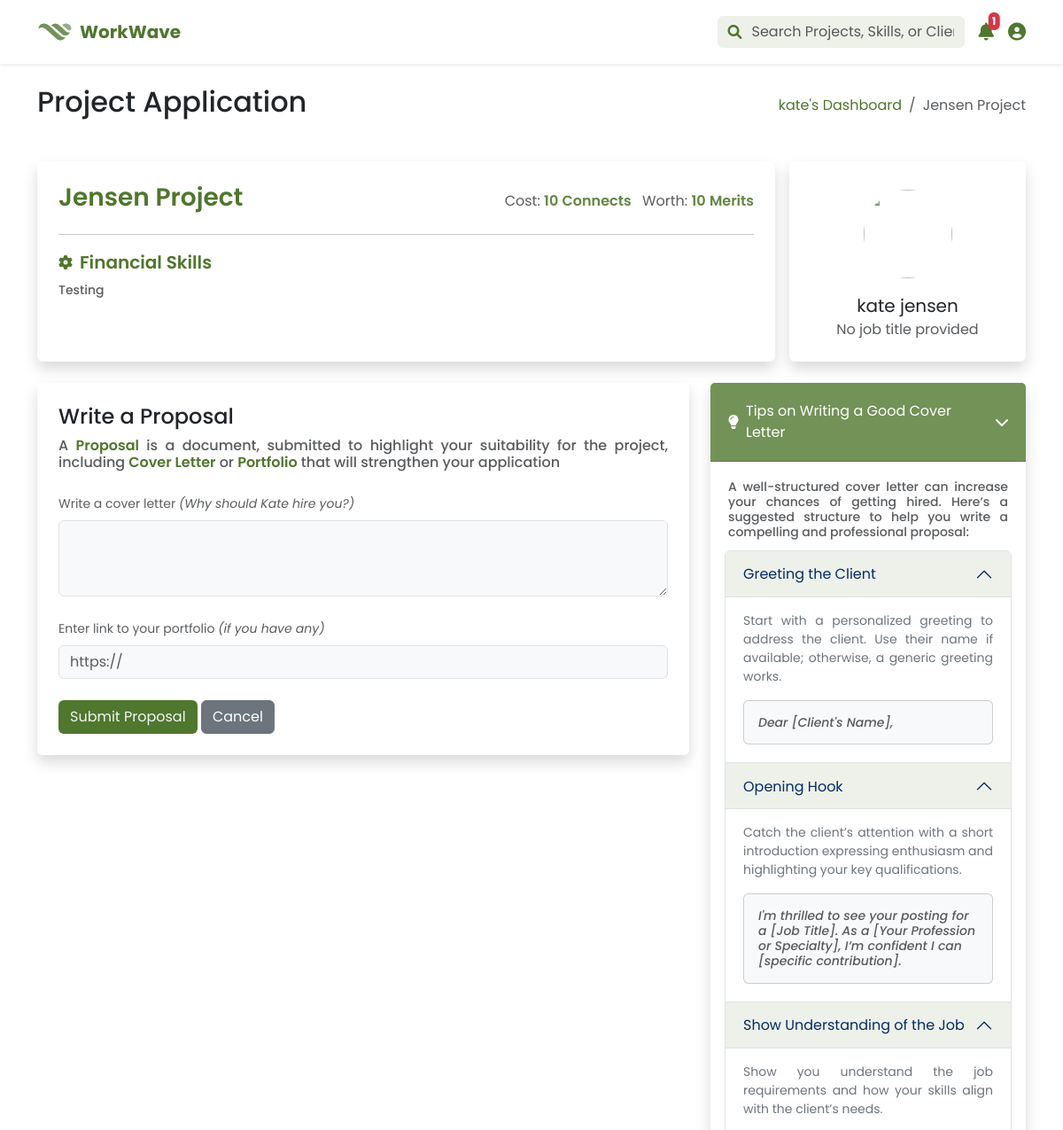
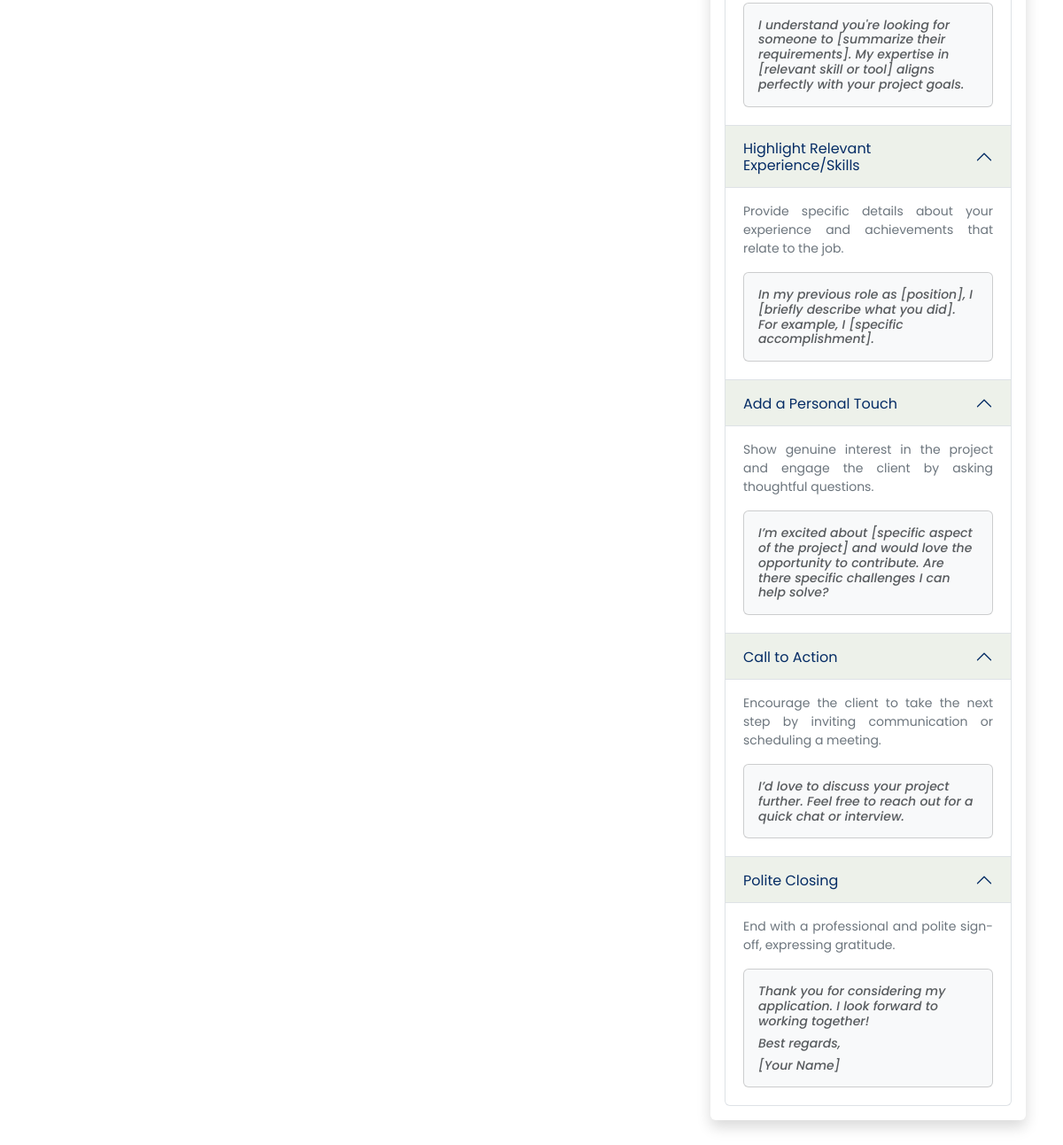
Page /pages/freelancer/project_application.php?id=27 (signed in) on the committed database (2 pictures, top to bottom).
### tables this page shows
CREATE TABLE `client_projects` (
  `project_id` int(11) NOT NULL,
  `user_id` int(11) DEFAULT NULL,
  `project_title` varchar(255) NOT NULL,
  `project_category` varchar(255) NOT NULL,
  `project_description` text DEFAULT NULL,
  `project_status` enum('In Progress','Completed','Hiring') NOT NULL DEFAULT 'Hiring',
  `project_connect_cost` int(11) DEFAULT NULL,
  `project_merit_worth` int(11) DEFAULT NULL,
  `created_at` timestamp NOT NULL DEFAULT current_timestamp(),
  `updated_at` timestamp NOT NULL DEFAULT current_timestamp() ON UPDATE current_timestamp()
);

CREATE TABLE `users` (
  `user_id` int(11) NOT NULL,
  `first_name` varchar(50) NOT NULL,
  `last_name` varchar(50) NOT NULL,
  `birthdate` date NOT NULL,
  `gender` varchar(21) NOT NULL,
  `city` varchar(255) NOT NULL,
  `email` varchar(255) NOT NULL,
  `mobile_number` varchar(13) NOT NULL,
  `nationality` varchar(255) NOT NULL,
  `language` varchar(255) NOT NULL,
  `role` varchar(255) NOT NULL,
  `profile_picture_url` varchar(255) NOT NULL,
  `job_title_id` int(10) DEFAULT NULL,
  `bio` varchar(500) NOT NULL,
  `password_hash` varchar(255) NOT NULL,
  `reset_token_hash` varchar(255) DEFAULT NULL,
  `reset_token_expiry` datetime DEFAULT NULL,
  `activation_token_hash` varchar(255) DEFAULT NULL,
  `last_login_date` datetime DEFAULT NULL,
  `attempts` int(1) DEFAULT NULL,
  `deactivation_duration` datetime DEFAULT NULL,
  `status` varchar(255) DEFAULT 'active'
);

### pages/freelancer/project_application.php (the view, shortened to what the rows shown need)
<?php
include ('../../misc/modals.php');
include ('../../dist/php/process/proc_profile.php');
include ('header.php');
include ('../../misc/accordion_values.php');
$project_id = $_GET['id'];
$query1 = "SELECT cp.*, u.first_name AS client_name
          FROM client_projects cp
          LEFT JOIN users u ON cp.user_id = u.user_id
          WHERE cp.project_id = ?";
$stmt = $mysqli->prepare($query1);
$stmt->bind_param("i", $project_id);
$stmt->execute();
$result = $stmt->get_result();
$project = $result->fetch_assoc();
?>
<!DOCTYPE html>
<html lang="en">
<head>
    <link href="https://cdn.jsdelivr.net/npm/bootstrap@5.3.0/dist/css/bootstrap.min.css" rel="stylesheet">
    <link rel="stylesheet" href="https://cdnjs.cloudflare.com/ajax/libs/font-awesome/6.0.0-beta3/css/all.min.css">
    <link rel="stylesheet" href="../../dist/css/custom.css">
  </head>
  <body>
  <section class="container-fluid poppins">
      <div class="container">
        <div class="row mt-4">
            <div class="col-12 col-md-6">
                <h2 class="text-start">Project Application</h2>
            </div>
            <div class="col-12 col-md-6 d-flex align-items-center justify-content-md-end mt-3 mt-md-0">
                <nav aria-label="breadcrumb">
                    <ol class="breadcrumb mb-0">
                        <li class="breadcrumb-item">
                            <a href="dashboard.php"><?php echo htmlspecialchars($user['first_name']); ?>'s Dashboard</a>
                        </li>
                        <li class="breadcrumb-item active" aria-current="page"><?php echo htmlspecialchars($project['project_title']); ?></li>
                    </ol>
                </nav>
            </div>
        </div>
        <div class="row mt-4 d-flex g-3">
            <div class="col-12 col-lg-9 pb-4 pt-0  d-flex justify-content-center">
                <div class="container bg-white rounded shadow p-4">
                    <div class="d-flex align-items-center justify-content-between mb-0">
                        <h3 class="fw-semibold text-green-50"><?php echo htmlspecialchars($project['project_title']); ?></h3>
                        <span>
                            <span class="me-2">
                                <span class="text-muted">Cost:</span>
                                <span class="fw-semibold text-green-40"><?php echo htmlspecialchars($project['project_connect_cost']); ?></span>
                                <span class="fw-semibold text-green-40">Connects</span>
                            </span>
                            <span class="">
                                <span class="text-muted">Worth:</span>
                                <span class="fw-semibold text-green-40"><?php echo htmlspecialchars($project['project_merit_worth']); ?></span>
                                <span class="fw-semibold text-green-40">Merits</span>
                            </span>
                        </span>
                    </div>
                    <hr class="divider">
                    <div class="d-flex align-items-center mb-2 text-green-50">
                        <span class="fas fa-cog fs-6 me-2"></span>
                        <span class="fs-5 fw-semibold"><?php echo htmlspecialchars($project['project_category']); ?></span>
                    </div>
                    <h6 class="text-muted small text-justify mb-0"><?php echo nl2br(htmlspecialchars($project['project_description'])); ?></h6>
                </div>
            </div>
        </div>
        <div class="row">
            <div class="col-12 col-lg-8 pb-4 pt-0  d-flex justify-content-center h-100">
                <div class="container bg-white rounded shadow p-4 ">
                    <form id="proposalForm">
                        <div class="mt-4">
                            <div class="col-md-12 mb-1">
                                <label
                                    for="proposal"
                                    class="text-muted small mb-2">Write a cover letter <i>(Why should <?php echo htmlspecialchars($project['client_name']); ?> hire you?)</i>
                                </label>
                            </div>
                        </div>
                    </form>
                </div>
            </div>
            <div class="col-12 col-lg-4 pb-4 pt-0">
                <div class="card card-primary card-outline shadow border-0 mb-4">
                    <div id="proposalTips" class="collapse-section collapse show">
                        <div class="card-body">
                            <div class="accordion" id="proposalAccordion">
                                <div class="accordion-item">
                                    <h2 class="accordion-header" id="headingOne">
                                        <button class="accordion-button no-outline-green-focus"
                                            type="button"
                                            data-bs-toggle="collapse"
                                            data-bs-target="#collapseOne"
                                            aria-expanded="false"
                                            aria-controls="collapseOne">
                                            <?php echo htmlspecialchars($tips['Tip_1']['tipTitle']); ?>
                                        </button>
                                    </h2>
                                </div>
                                <div class="accordion-item">
                                    <h2 class="accordion-header" id="headingTwo">
                                        <button class="accordion-button no-outline-green-focus"
                                            type="button"
                                            data-bs-toggle="collapse"
                                            data-bs-target="#collapseTwo"
                                            aria-expanded="false"
                                            aria-controls="collapseTwo">
                                            <?php echo htmlspecialchars($tips['Tip_2']['tipTitle']); ?>
                                        </button>
                                    </h2>
                                </div>
                                <div class="accordion-item">
                                    <h2 class="accordion-header" id="headingThree">
                                        <button class="accordion-button no-outline-green-focus"
                                            type="button"
                                            data-bs-toggle="collapse"
                                            data-bs-target="#collapseThree"
                                            aria-expanded="false"
                                            aria-controls="collapseThree">
                                            <?php echo htmlspecialchars($tips['Tip_3']['tipTitle']); ?>
                                        </button>
                                    </h2>
                                </div>
                                <div class="accordion-item">
                                    <h2 class="accordion-header" id="headingFour">
                                        <button class="accordion-button no-outline-green-focus"
                                            type="button"
                                            data-bs-toggle="collapse"
                                            data-bs-target="#collapseFour"
                                            aria-expanded="false"
                                            aria-controls="collapseFour">
                                            <?php echo htmlspecialchars($tips['Tip_4']['tipTitle']); ?>
                                        </button>
                                    </h2>
                                </div>
                                <div class="accordion-item">
                                    <h2 class="accordion-header" id="headingFive">
                                        <button class="accordion-button no-outline-green-focus"
                                            type="button"
                                            data-bs-toggle="collapse"
                                            data-bs-target="#collapseFive"
                                            aria-expanded="false"
                                            aria-controls="collapseFive">
                                            <?php echo htmlspecialchars($tips['Tip_5']['tipTitle']); ?>
                                        </button>
                                    </h2>
                                </div>
                                <div class="accordion-item">
                                    <h2 class="accordion-header" id="headingSix">
                                        <button class="accordion-button no-outline-green-focus"
                                            type="button"
                                            data-bs-toggle="collapse"
                                            data-bs-target="#collapseSix"
                                            aria-expanded="false"
                                            aria-controls="collapseSix">
                                            <?php echo htmlspecialchars($tips['Tip_6']['tipTitle']); ?>
                                        </button>
                                    </h2>
                                </div>
                                <div class="accordion-item">
                                    <h2 class="accordion-header" id="headingSeven">
                                        <button class="accordion-button no-outline-green-focus"
                                            type="button"
                                            data-bs-toggle="collapse"
                                            data-bs-target="#collapseSeven"
                                            aria-expanded="false"
                                            aria-controls="collapseSeven">
                                            <?php echo htmlspecialchars($tips['Tip_7']['tipTitle']); ?>
                                        </button>
                                    </h2>
                                </div>
                            </div>
                        </div>
                    </div>
                </div>
            </div>
        </div>
    </div>
</section>
</body>
</html>

### rows in the picture
client_projects: project_title "Jensen Project", project_connect_cost "10", project_merit_worth "10", project_category "Financial Skills", project_description "Testing", user.first_name "Kate"

### other values in the picture
$user['first_name'] "kate"
$full_name "kate jensen"
$job_title "No job title provided"
$tips['Tip_1']['tipTitle'] "Greeting the Client"
$tips['Tip_1']['tipDescription'] "Start with a personalized greeting to address the client. Use their name if available; otherwise, a generic greeting works."
$tips['Tip_1']['tipExample'] "Dear [Client's Name],"
$tips['Tip_2']['tipTitle'] "Opening Hook"
$tips['Tip_2']['tipDescription'] "Catch the client’s attention with a short introduction expressing enthusiasm and highlighting your key qualifications."
$tips['Tip_2']['tipExample'] "I'm thrilled to see your posting for a [Job Title]. As a [Your Profession or Specialty], I’m confident I can [specific contribution]."
$tips['Tip_3']['tipTitle'] "Show Understanding of the Job"
$tips['Tip_3']['tipDescription'] "Show you understand the job requirements and how your skills align with the client’s needs."
$tips['Tip_3']['tipExample'] "I understand you're looking for someone to [summarize their requirements]. My expertise in [relevant skill or tool] aligns perfectly with your project goals."
$tips['Tip_4']['tipTitle'] "Highlight Relevant Experience/Skills"
$tips['Tip_4']['tipDescription'] "Provide specific details about your experience and achievements that relate to the job."
$tips['Tip_4']['tipExample'] "In my previous role as [position], I [briefly describe what you did]. For example, I [specific accomplishment]."
